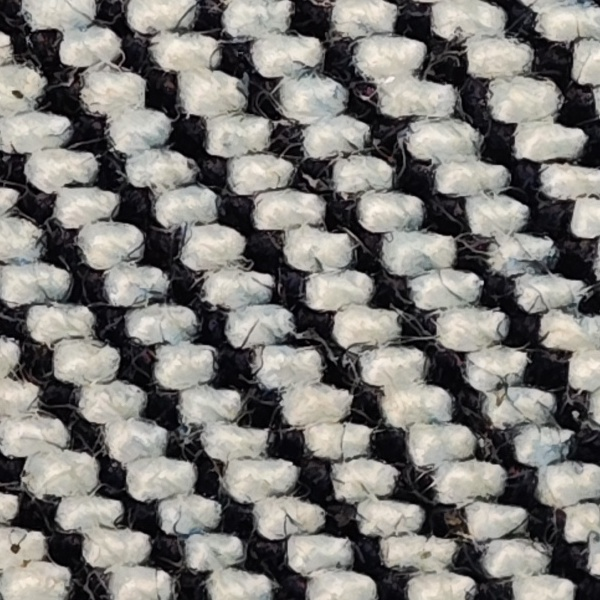
#> input picture experiments/shibie-8k-rt-physical-optics/photo_05_real_R_native600.jpg, 600 x 600 px
$ python -i orient_v3.py   (imports and definitions only)
#> lines starting #> are read from the running program, lines starting #| are printed output that depends on the picture; after the words box and inside, x2 and y2 are one past the last pixel; in counts of white or black regions, pixels touching at a corner belong together
"""V1.5 isolated trial: 2D FFT candidates checked by spatial ACF projections.

Axes are only UNLABELLED CANDIDATES.  FFT and ACF share the same spectrum
(Wiener-Khinchin), and cannot jointly prove physical yarn correspondence.
numpy + Pillow only; no image- or fabric-specific parameter presets.
"""
from __future__ import annotations

import math
import numpy as np
from PIL import Image, ImageFilter

VERSION = "v15-fft-acf-spatial-v3.0"


def axis_distance(a, b):
    d = abs((float(a) - float(b)) % 90.)
    return min(d, 90. - d)


def _period(profile, lo=5., hi=65.):
    """Return short supported ACF lag, avoiding a strong 2x/3x harmonic."""
    z = np.asarray(profile, np.float64)
    n = len(z)
    if n < 88:
        return None
    t = np.linspace(-1., 1., n)
    z -= np.polyval(np.polyfit(t, z, 1), t)
    if z.std() < .65:
        return None
    z *= np.hanning(n)
    z -= z.mean()
    p = np.abs(np.fft.rfft(z, n=2*n))**2
    ac = np.fft.irfft(p, n=2*n)[:n]
    ac /= max(ac[0], 1.e-10)
    ac *= n/np.maximum(n-np.arange(n), 1)
    upper = min(n//3, int(hi))
    lower = max(5, int(lo))
    if lower+2 >= upper:
        return None
    peaks = [i for i in range(lower, upper)
             if ac[i] > ac[i-1] and ac[i] >= ac[i+1]]
    valid = []
    for lag in peaks:
        if ac[lag] < .11:
            continue
        rep = [float(ac[lag*k]) for k in (2, 3) if lag*k < n//2]
        harmonics = float(np.mean(rep)) if rep else 0.
        valid.append((float(ac[lag])*.74 + max(0., harmonics)*.26,
                      lag, float(ac[lag])))
    if not valid:
        return None
    valid.sort(reverse=True)
    top = valid[0]
    strong = [v for v in valid if v[0] >= .91*top[0] and
              (max(top[1], v[1])/min(top[1], v[1]) < 1.08 or
               abs(max(top[1], v[1])/min(top[1], v[1]) -
                   round(max(top[1], v[1])/min(top[1], v[1]))) < .13)]
    strength, period, acf = min(strong, key=lambda v: v[1]) if strong else top
    weaker_half = any(.7*strength < v[0] < .91*strength and
                      1.85 < period/v[1] < 2.15 for v in valid)
    return {"pitch_px": float(period), "support": float(strength),
            "acf": acf, "octave_ambiguous": weaker_half}


def _projection_score(field, angle):
    """Both perpendicular families must survive five long-direction strips."""
    a = np.clip(field+128., 0, 255).astype(np.uint8)
    rotated = np.asarray(
        Image.fromarray(a, "L").rotate(float(angle),
            resample=Image.Resampling.BILINEAR,
            expand=False, fillcolor=128), np.float32)
    side = int(min(rotated.shape)*.64)
    cy, cx = np.array(rotated.shape)//2
    b = rotated[cy-side//2:cy-side//2+side,
                cx-side//2:cx-side//2+side]
    if min(b.shape) < 110:
        return None
    measures = []
    for horizontal in (True, False):
        estimates, contrasts = [], []
        for j in range(5):
            l, r = int(j*side/5), int((j+1)*side/5)
            profile = (b[:, l:r].mean(axis=1) if horizontal
                       else b[l:r, :].mean(axis=0))
            # ACF of an almost-zero projection can still be near one.
            # Absolute projection energy is a necessary additional gate.
            contrasts.append(float(np.std(profile)/max(np.std(b), 1e-6)))
            estimates.append(_period(profile, 5., min(48., side/6.)))
        good = [p for p in estimates
                if p is not None and not p["octave_ambiguous"]]
        if len(good) < 3 or np.median(contrasts) < .35:
            return None
        pitches = np.array([p["pitch_px"] for p in good])
        med = float(np.median(pitches))
        agreeing = [p for p in good
                    if abs(p["pitch_px"]-med)/med < .14]
        if len(agreeing) < 3:
            return None
        inlier_ratio = len(agreeing)/5.
        support = float(np.median([p["support"] for p in agreeing]))
        cv = float(np.std([p["pitch_px"] for p in agreeing])/max(med, 1.))
        measures.append({"pitch_px": med, "support": support,
                         "inlier_ratio": inlier_ratio, "cv": cv,
                         "strip_agreement": len(agreeing),
                         "contrast_ratio": float(np.median(contrasts))})
    score = float(np.sqrt(max(0., measures[0]["support"]) *
                          max(0., measures[1]["support"])))
    score *= math.sqrt(measures[0]["inlier_ratio"] *
                       measures[1]["inlier_ratio"])
    score *= math.sqrt(measures[0]["contrast_ratio"] *
                       measures[1]["contrast_ratio"])
    return {"score": score, "families": measures}


def _spectrum_candidates(field, top=8):
    """Ring-whitened Fourier power; symmetric dual-axis bin intersection."""
    h, w = field.shape
    a = field*np.outer(np.hanning(h), np.hanning(w))
    p = np.abs(np.fft.fftshift(np.fft.fft2(a)))**2
    fy = np.fft.fftshift(np.fft.fftfreq(h))
    fx = np.fft.fftshift(np.fft.fftfreq(w))
    yy, xx = np.meshgrid(fy, fx, indexing="ij")
    rad = np.hypot(xx, yy)
    mask = (rad >= 1/64) & (rad <= 1/5)
    rings = np.minimum((rad*180).astype(int), 36)
    sums = np.bincount(rings[mask], weights=p[mask], minlength=37)
    counts = np.bincount(rings[mask], minlength=37)
    whiten = np.where(mask,
        np.sqrt(p/np.maximum(sums[rings]/np.maximum(counts[rings], 1), 1)),
        0)
    line_angle = (np.degrees(np.arctan2(yy, xx))+90) % 180
    bins = np.floor(line_angle/2.).astype(int) % 90
    hist = np.bincount(bins[mask], weights=whiten[mask], minlength=90)
    pair = np.sqrt(np.maximum(0., hist[:45]*hist[45:]))
    sm = (np.roll(pair, 1)+2*pair+np.roll(pair, -1))/4
    candidates = []
    for idx in np.argsort(sm)[::-1]:
        angle = (int(idx)+.5)*2.
        if all(axis_distance(angle, old) >= 5. for old in candidates):
            candidates.append(angle)
        if len(candidates) >= top:
            break
    return candidates, float(sm.max()/max(np.median(sm), 1e-9))


def propose_axes(image):
    """Result compatible with orient_v2.propose_axes; may abstain."""
    gray = image.convert("L")
    gray.thumbnail((512,512), Image.Resampling.LANCZOS)
    w, h = gray.size
    if min(w,h) < 200:
        return {"method": VERSION, "status": "ABSTAINED",
                "reason": "LOW_RESOLUTION", "unlabelled_axes_deg": None}
    s = min(w,h)
    tile = gray.crop(((w-s)//2,(h-s)//2,(w+s)//2,(h+s)//2))
    bg = np.asarray(tile.filter(ImageFilter.GaussianBlur(radius=12)),
                    np.float32)
    field = np.asarray(tile, np.float32)-bg
    if field.std() < 3.:
        return {"method": VERSION, "status": "ABSTAINED",
                "reason": "LOW_TEXTURE_CONTRAST", "unlabelled_axes_deg": None}
    candidates, pair_strength = _spectrum_candidates(field)
    diagnostic = {"method": VERSION, "status": "ABSTAINED",
                  "unlabelled_axes_deg": None,
                  "fft_pair_strength": round(pair_strength, 3),
                  "fft_candidates_deg": [round(v, 2) for v in candidates]}
    if pair_strength < 1.1:
        return {**diagnostic, "reason": "NO_ORTHOGONAL_SPECTRAL_PEAKS"}
    ranked = []
    for candidate in candidates:
        support = _projection_score(field, candidate)
        if support is not None:
            ranked.append((support["score"],candidate,support))
    ranked.sort(reverse=True)
    diagnostic["candidate_scores"] = [
        {"angle_deg": round(float(c), 2), "score": round(float(score), 4)}
        for score,c,_ in ranked]
    if not ranked:
        return {**diagnostic,
                "reason": "WEAK_INDEPENDENT_CROSS_FAMILY_PROJECTIONS"}
    best, angle, support = ranked[0]
    if best < .14:
        return {**diagnostic, "reason": "WEAK_SPATIAL_ACF_SUPPORT"}
    if (len(ranked)>1 and ranked[1][0]>.91*best and
            axis_distance(angle, ranked[1][1])>6):
        return {**diagnostic, "reason": "MULTIPLE_EQUIVALENT_AXES"}
    if any(f["inlier_ratio"]<.6 or f["cv"]>.1
           for f in support["families"]):
        return {**diagnostic, "reason": "SPATIAL_PERIOD_INSTABILITY"}
    return {**diagnostic, "status": "PROPOSED_NOT_VALIDATED",
            "reason": None,
            "unlabelled_axes_deg": [round(float(angle), 3),
                                   round(float(angle)+90, 3)],
            "spatial_period_evidence": support}

>>> from PIL import Image
>>> picture = Image.open('../shibie-8k-rt-physical-optics/photo_05_real_R_native600.jpg')
#> picture is the input picture: PIL image 600x600 RGB; mean R, G, B 125.2, 123.1, 119.6
>>> result = propose_axes(picture)
#> in _spectrum_candidates, `a = field*np.outer(np.hanning(h), np.hanning(w))`:
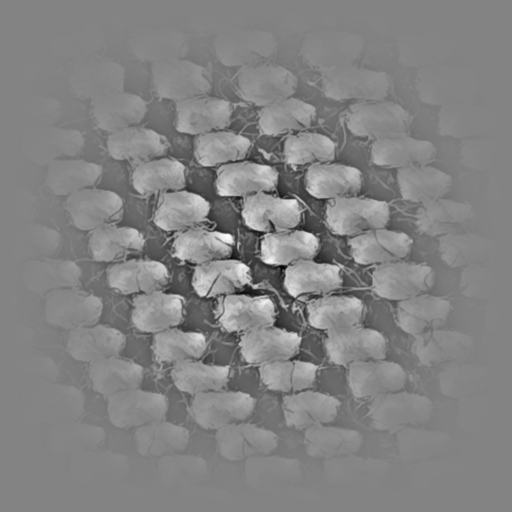
#> a: shape (512, 512) float64; min -127.6, max 119.5, mean 0; drawn with min black and max white
#> in _spectrum_candidates, `rad = np.hypot(xx, yy)`:
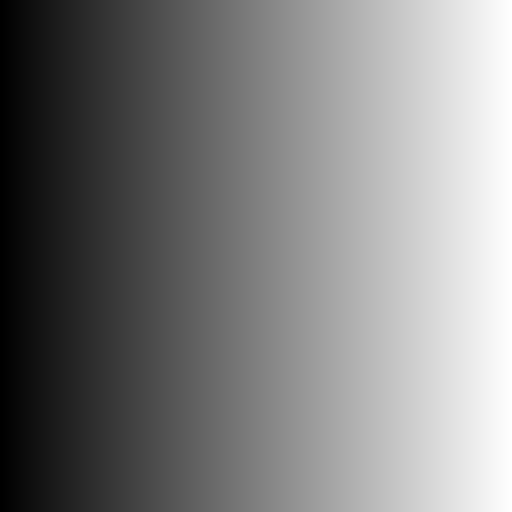
#> xx: shape (512, 512) float64; min -0.5, max 0.498, mean -0.000977; drawn with min black and max white
#> in _spectrum_candidates, `sums = np.bincount(rings[mask], weights=p[mask], minlength=37)`: sums = 37 values, max 6.19e+12 at index 4, min 0 at index 0, mean 5.69e+11
#> in _spectrum_candidates, `whiten = np.where(mask, np.sqrt(p/np.maximum(sums[rings]/np.maximum(co..`:
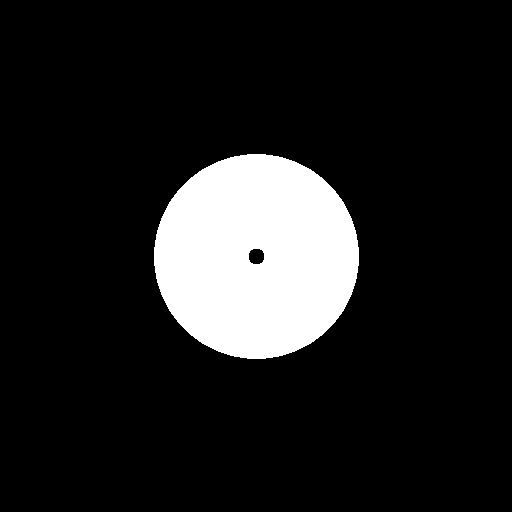
#> mask: shape (512, 512) bool; 12.5% white; 1 white region, box (x1, y1, x2, y2) and area: (154, 154, 359, 359) 32744
#> in _spectrum_candidates, `line_angle = (np.degrees(np.arctan2(yy, xx))+90) % 180`:
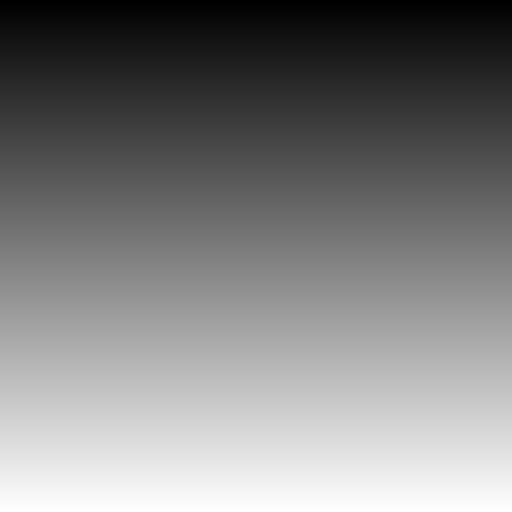
#> yy: shape (512, 512) float64; min -0.5, max 0.498, mean -0.000977; drawn with min black and max white
#> in _spectrum_candidates, `hist = np.bincount(bins[mask], weights=whiten[mask], minlength=90)`: hist = 90 values, max 582.9 at index 0, min 207.9 at index 44, mean 308.2
#> in _spectrum_candidates, `pair = np.sqrt(np.maximum(0., hist[:45]*hist[45:]))`: pair = 45 values, max 479.7 at index 0, min 248.6 at index 44, mean 303.3
#> in _spectrum_candidates, `sm = (np.roll(pair, 1)+2*pair+np.roll(pair, -1))/4`: sm = 45 values, max 384.8 at index 0, min 259.9 at index 30, mean 303.3
#> the loop in _spectrum_candidates, `for idx in np.argsort(sm)[::-1]:` made 25 passes
#> (idx, angle) on passes 5, 7, 8, 9, 10, 11, 12, 13, 14, 15, 16, 17: (2, 5), (40, 81), (41, 83), (44, 89), (7, 15), (6, 13), (42, 85), (8, 17), (39, 79), (9, 19), (14, 29), (38, 77)
#> angle on passes 2, 3, 4, 6: 3, 7, 9, 11
#> after the loop in _spectrum_candidates, `for idx in np.argsort(sm)[::-1]:`: candidates = [1, 7, 81, 15, 29, 75, 21, 37]
#> in propose_axes, `candidates, pair_strength = _spectrum_candidates(field)`: pair_strength = 1.3
#> the loop in propose_axes, `for candidate in candidates:` made 8 passes
#> candidate on passes 2, 4, 5, 7: 7, 15, 29, 21
#> candidate on passes 3, 6: 81, 75
#> pass 1, in _projection_score, `rotated = np.asarray( Image.fromarray(a, "L").rotate(float(angle), res..`:
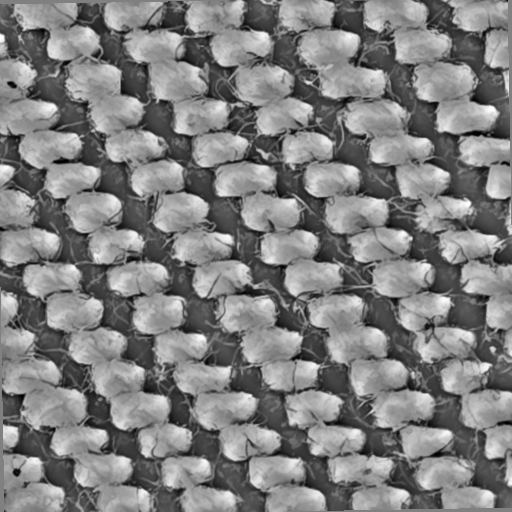
#> rotated: shape (512, 512) float32; min 0, max 255, mean 127.5
#> pass 1, in _projection_score, `b = rotated[cy-side//2:cy-side//2+side, cx-side//2:cx-side//2+side]`:
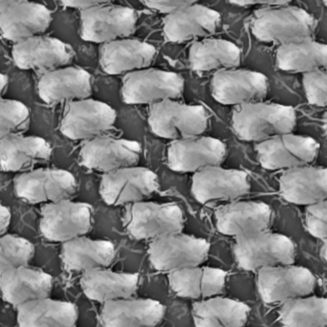
#> b: shape (327, 327) float32; min 1, max 254, mean 127.8
#> pass 2, in _projection_score (call 2), `rotated = np.asarray( Image.fromarray(a, "L").rotate(float(angle), res..`:
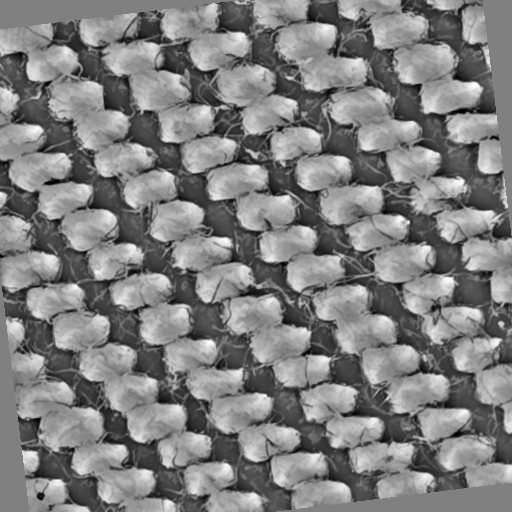
#> rotated: shape (512, 512) float32; min 0, max 255, mean 127.4
#> after the loop in propose_axes, `for candidate in candidates:`: ranked = 1 item
#> in propose_axes, `best, angle, support = ranked[0]`: best = 0.0713; angle = 1
#> result = 7 items
